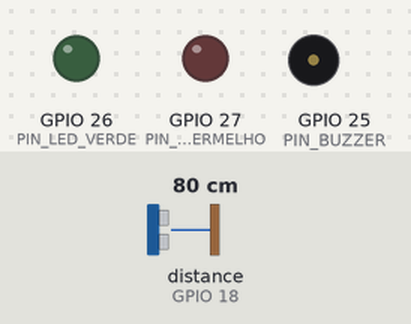
Recording of a sketch running on a simulated ESP32. Parts: output pins drawn as LEDs (lit = HIGH), buzzer (waves = sounding). Wiring (from diagram.json): ultrasonic range finder: trigger GPIO 5; echo GPIO 18. The test bench sets the inputs (shaded band); at power-on: distance to the obstacle (sensor on GPIO 18) 80 cm. The echo pulse lasts 58.3 µs per cm; WiFi joins after 1.5 s; servers stay silent unless stated; the local clock reads 2024-03-15 10:24:30 at power-on unless the sketch sets it; random numbers use the default seed unless the sketch sets one; no MQTT or app messages arrive unless stated; pins used as bus, display or sensor lines are not drawn; what the sketch prints to the serial monitor is not drawn.

Above: at 2.7 s.
2.8 s: distance to the obstacle (sensor on GPIO 18) set to 5 cm
At 3.4 s:
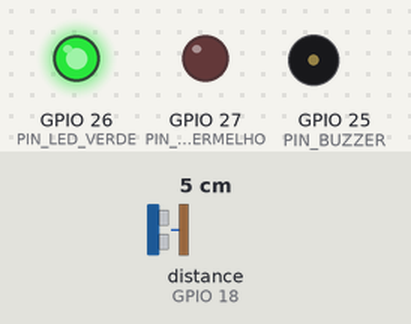
6.9 s: distance to the obstacle (sensor on GPIO 18) set to 2 cm
At 9.16 s:
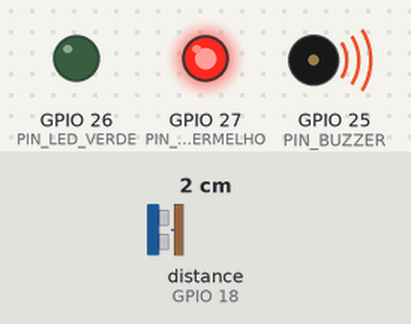
At 9.6 s:
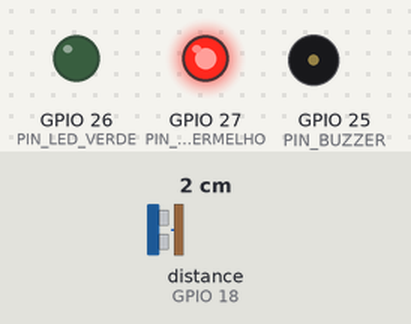
Timing chart, 0 to 19.8 s (numbered marks = the images above; inputs shaded):
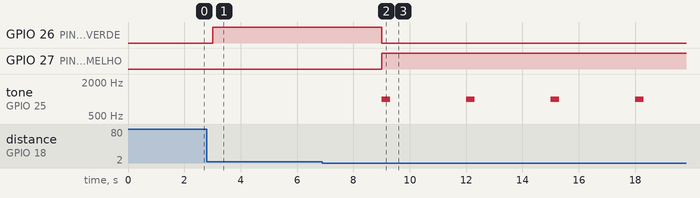

Measured:
- the behaviour switches between 4 and 3 cm on distance to the obstacle (sensor on GPIO 18) (found by bisection; images 1 and 2)
- after the input at 6.9 s, GPIO 26 (PIN_LED_VERDE): HIGH → LOW after 2.1 s; GPIO 27 (PIN_LED_VERMELHO): LOW → HIGH after 2.1 s; tone on GPIO 25 (PIN_BUZZER): alternates 1000 Hz for 0.30 s and silent for 2.7 s, starting after 2.1 s

The sketch:

sketch.ino
```cpp
#include <WiFi.h>
#include <PubSubClient.h>
#include <time.h>

// ====== CONFIGURAÇÃO ======
const char* WIFI_SSID = "Wokwi-GUEST";   // rede Wi-Fi simulada do Wokwi
const char* WIFI_PASS = "";
const char* MQTT_HOST = "broker.hivemq.com";
const int   MQTT_PORT = 1883;

const char* MQTT_TOPIC = "zelasp/RM558447/lixeira/1/leitura";

const int   DISPOSITIVO_ID = 1;           // "Lixeira Teste 01" (carga fictícia)
const float PROFUNDIDADE_CM = 40.0;       // profundidade útil da lixeira
const float LIMITE_PERCENTUAL = 90.0;     // acima disso = ocorrência automática
const unsigned long INTERVALO_MS = 3000;  // lê e envia a cada 3 segundos

// ====== PINOS ======
const int PIN_TRIG = 5;
const int PIN_ECHO = 18;
const int PIN_LED_VERDE = 26;
const int PIN_LED_VERMELHO = 27;
const int PIN_BUZZER = 25;

WiFiClient wifiClient;
PubSubClient mqtt(wifiClient);
unsigned long ultimoEnvio = 0;

// Mede a distância (cm) entre o sensor (na tampa) e o lixo.
float medirDistanciaCm() {
  digitalWrite(PIN_TRIG, LOW);
  delayMicroseconds(2);
  digitalWrite(PIN_TRIG, HIGH);
  delayMicroseconds(10);
  digitalWrite(PIN_TRIG, LOW);
  long duracao = pulseIn(PIN_ECHO, HIGH, 30000);
  if (duracao == 0) return -1;            // sem leitura válida
  return duracao * 0.0343 / 2.0;
}

// Fórmula do contrato: nível (%) = (40 - distância) / 40 * 100
float calcularNivel(float distanciaCm) {
  if (distanciaCm < 0) return -1;
  if (distanciaCm > PROFUNDIDADE_CM) distanciaCm = PROFUNDIDADE_CM;
  return (PROFUNDIDADE_CM - distanciaCm) / PROFUNDIDADE_CM * 100.0;
}

// Data/hora em UTC, no formato ISO usado pela API.
String agoraISO() {
  struct tm t;
  if (!getLocalTime(&t, 2000)) return "1970-01-01T00:00:00Z";
  char buf[25];
  strftime(buf, sizeof(buf), "%Y-%m-%dT%H:%M:%SZ", &t);
  return String(buf);
}

void conectarWifi() {
  Serial.print("Conectando ao Wi-Fi");
  WiFi.begin(WIFI_SSID, WIFI_PASS, 6);
  unsigned long inicio = millis();
  while (WiFi.status() != WL_CONNECTED && millis() - inicio < 10000) {
    delay(300);
    Serial.print(".");
  }
  if (WiFi.status() == WL_CONNECTED) {
    Serial.println(" conectado!");
    configTime(0, 0, "pool.ntp.org");     // sincroniza o relógio (UTC)
  } else {
    Serial.println(" falhou (seguindo só com o monitor serial).");
  }
}

void conectarMqtt() {
  if (WiFi.status() != WL_CONNECTED || mqtt.connected()) return;
  String id = "zelasp-esp32-" + String(random(0xFFFF), HEX);
  Serial.print("Conectando ao broker MQTT... ");
  if (mqtt.connect(id.c_str())) Serial.println("ok");
  else Serial.println("falhou, tento de novo no próximo ciclo.");
}

void setup() {
  Serial.begin(115200);
  pinMode(PIN_TRIG, OUTPUT);
  pinMode(PIN_ECHO, INPUT);
  pinMode(PIN_LED_VERDE, OUTPUT);
  pinMode(PIN_LED_VERMELHO, OUTPUT);
  pinMode(PIN_BUZZER, OUTPUT);

  Serial.println("=== ZelaSP - Sensor de lixeira ===");
  conectarWifi();
  mqtt.setServer(MQTT_HOST, MQTT_PORT);
}

void loop() {
  if (WiFi.status() != WL_CONNECTED) conectarWifi();
  conectarMqtt();
  mqtt.loop();

  if (millis() - ultimoEnvio < INTERVALO_MS) return;
  ultimoEnvio = millis();

  float distancia = medirDistanciaCm();
  float nivel = calcularNivel(distancia);
  if (nivel < 0) {
    Serial.println("Leitura inválida do sensor.");
    return;
  }

  // Alerta local: acima de 90% (estritamente maior, como no contrato)
  bool cheia = nivel > LIMITE_PERCENTUAL;
  digitalWrite(PIN_LED_VERMELHO, cheia ? HIGH : LOW);
  digitalWrite(PIN_LED_VERDE, cheia ? LOW : HIGH);
  if (cheia) {
    tone(PIN_BUZZER, 1000, 300);
    Serial.println("[ALERTA] Lixeira cheia: a API abriria uma ocorrencia automatica.");
  }

  // Monta o JSON no formato do contrato (POST /api/leituras)
  char payload[128];
  snprintf(payload, sizeof(payload),
           "{\"dispositivoId\":%d,\"nivelPercentual\":%d,\"lidaEm\":\"%s\"}",
           DISPOSITIVO_ID, (int)round(nivel), agoraISO().c_str());

  Serial.print("Distancia: ");
  Serial.print(distancia, 1);
  Serial.println(" cm");
  Serial.println(payload);                // fallback: JSON no monitor serial

  if (mqtt.connected()) {
    mqtt.publish(MQTT_TOPIC, payload);
    Serial.println("-> publicado no MQTT");
  }
}
```
